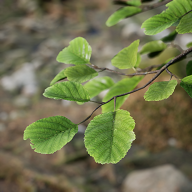
#> input picture Code/BlackAlder.png, 192 x 192 px
$ python affine.py
#> lines starting #> are read from the running program, lines starting #| are printed output that depends on the picture
from __future__ import print_function
import cv2 as cv
import numpy as np

angle = 90                                                                                         # the angle at which we want to turn the image from the basleine
scale = 0.7                                                                                        # the scale of the image from the reference image
img = cv.imread(r"BlackAlder.png")
#> img is the input picture: shape (192, 192, 3); mean B, G, R 77.3, 114.7, 111.5
srcTM = np.array( [[0, 0], [img.shape[1] - 1, 0], [0, img.shape[0] - 1]] ).astype(np.float32)
#> srcTM = [[0, 0], [191, 0], [0, 191]]
print(srcTM)
#| [[  0.   0.]
#|  [191.   0.]
#|  [  0. 191.]]


i=0                                                                                            #right sheer transofrm 1
j=0                                                                                            #upper sheer transform  0
k=0                                                                                            #1


l=1.4                                                                                            #set image horizontal lenght 1
m=1.2                                                                                       #set the image vertical length 1
n=1.2

dstTM = np.array( [[img.shape[1]*(1-i), img.shape[1]*j], [img.shape[1]*k, img.shape[0]*l], [img.shape[1]*(1-m), img.shape[0]*n]] ).astype(np.float32)
#> dstTM = [[192, 0], [0, 268.8], [-38.4, 230.4]]
print(dstTM)
#| [[192.    0. ]
#|  [  0.  268.8]
#|  [-38.4 230.4]]
warp_mat = cv.getAffineTransform(srcTM, dstTM)                                                      # warping matrix
#> warp_mat = [[-1.01, -1.21, 192], [1.41, 1.21, 0]]
warp_dst = cv.warpAffine(img, warp_mat, (img.shape[1], img.shape[0]))                               # warping weights
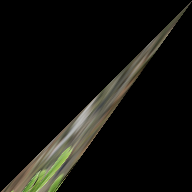
#> warp_dst: shape (192, 192, 3); mean B, G, R 13.1, 16.7, 16.9
                                                                                                    # Rotating the image after Warp
center = (warp_dst.shape[1]//2, warp_dst.shape[0]//2)

rot_mat = cv.getRotationMatrix2D( center, angle, scale )
warp_rotate_dst = cv.warpAffine(warp_dst, rot_mat, (warp_dst.shape[1], warp_dst.shape[0]))
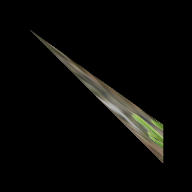
#> warp_rotate_dst: shape (192, 192, 3); mean B, G, R 6.4, 8.2, 8.3

cv.namedWindow("Output", cv.WINDOW_NORMAL)
cv.resizeWindow("Output",800,600)
cv.imshow('Output',warp_rotate_dst)                      # writing the final output image
cv.waitKey(0)
